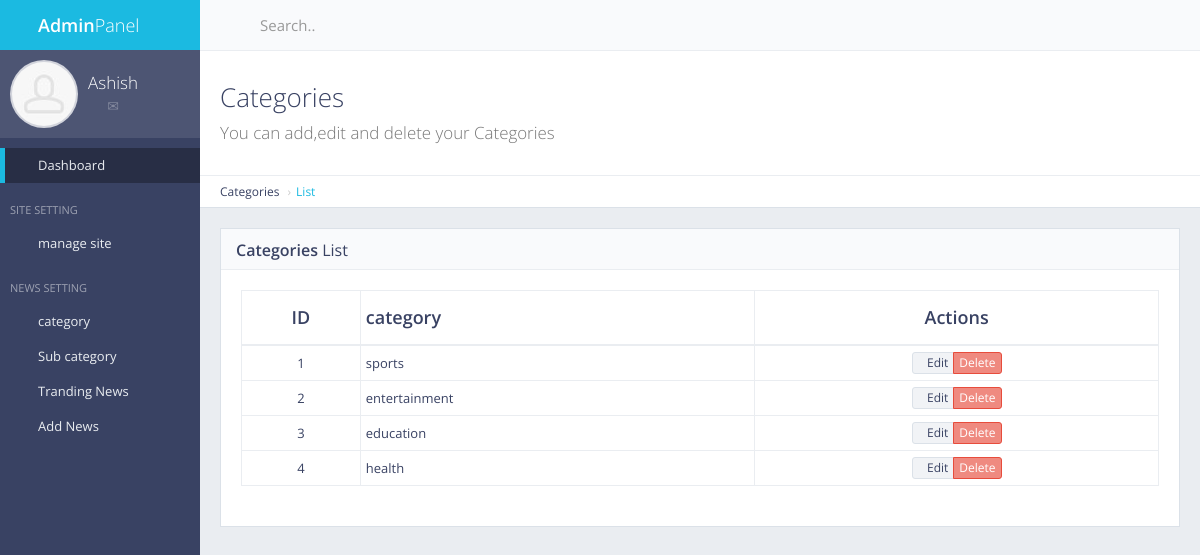
Screenshot of /panel/news/managecat (signed in) with the database file from the repository.
### category/models.py (models this page shows, shortened)
class category(models.Model):
    cat=models.CharField(max_length=20)
    catid=models.IntegerField(primary_key=True)

### category/views.py (the view)
# urls.py: path('panel/news/managecat',views.manage_cat,name="managecat"),
def manage_cat(request):
    cat=category.objects.all()
    return render(request,"back/managecat.html",{'cat':cat})

### main/templates/back/managecat.html (shortened to what this page needs)
{% extends "back/master.html"%}
{% load static %}
{% block mainblock %}
  <div class="content-header">
    <div class="header-section">
        <h1>
            <i class="fa fa-table"></i>Categories<br><small>You can add,edit and delete your Categories</small>
        </h1>
    </div>
</div>
<ul class="breadcrumb breadcrumb-top">
    <li>Categories</li>
    <li><a href="/panel/news/managecat">List</a></li>
</ul>
<div class="block full">
    <div class="block-title">
        <h2><strong>Categories</strong> List</h2>
    </div>
    <div class="table-responsive">
        <table id="example-datatable" class="table table-vcenter table-condensed table-bordered">
            <thead>
                <tr>
                    <th class="text-center">ID</th>
                    <th>category</th>
                    <th class="text-center">Actions</th>
                </tr>
            </thead>
            <tbody>
                {% for i in cat %}
                <tr>
                    <td class="text-center">{{i.pk}}</td>
                    <td>{{i.cat}}</td>
                    <td class="text-center">
                        <div class="btn-group" >
                            <a href="javascript:void(0)" data-toggle="tooltip" title="Edit" class="btn btn-xs btn-default"><i class="fa fa-pencil"></i>Edit</a>
                            <a href="{% url 'news_delete' pk=i.pk %} "  data-toggle="tooltip" title="Delete" class="btn btn-xs btn-danger" i class="fa fa-times"></i>Delete</a>
                        </div>
                    </td>
                </tr>
            {% endfor %}
            </tbody>
        </table>
    </div>
</div>
{% endblock %}

### main/static/back/css/main.css (style rules this page uses)
body { font-family: "Open Sans", "Helvetica Neue", Helvetica, Arial, sans-serif; color: #394263; font-size: 13px; background-color: #222222; }
.content-header { background-color: #ffffff; border-top: 1px solid #eaedf1; border-bottom: 1px solid #dbe1e8; }
.content-header h1, .content-header h2 { margin: 0; font-size: 26px; line-height: 32px; }
.header-section h1 i { font-size: 56px; float: right; margin: 2px 0 0 10px; color: #eaedf1; margin: 0 0 0 10px; line-height: 64px; }
.header-section { padding: 30px 10px; }
.content-header, .content-top { margin: -10px -5px 10px; }
.block { margin: 0 0 10px; padding: 20px 15px 1px; background-color: #ffffff; border: 1px solid #dbe1e8; }
.block.full { padding: 20px 15px; }
.block-title { margin: -20px -15px 20px; background-color: #f9fafc; border-bottom: 1px solid #eaedf1; }
.block-title h1, .block-title h2, .block-title h3, .block-title h4, .block-title h5, .block-title h6 { display: inline-block; font-size: 16px; line-height: 1.4; margin: 0; padding: 10px 16px 7px; font-weight: normal; }
.block-title h1, .block-title h2, .block-title h3 { padding-left: 15px; padding-right: 15px; }
h1, h2, h3, h4, h5, h6, .h1, .h2, .h3, .h4, .h5, .h6 { font-family: "Open Sans", "Helvetica Neue", Helvetica, Arial, sans-serif; font-weight: 300; }
h1 small, h2 small, h3 small, h4 small, h5 small, h6 small, .h1 small, .h2 small, .h3 small, .h4 small, .h5 small, .h6 small, h1 .small, h2 .small, h3 .small, h4 .small, h5 .small, h6 .small, .h1 .small, .h2 .small, .h3 .small, .h4 .small, .h5 .small, .h6 .small { font-weight: 300; color: #777777; }
h1, h2, h3 { margin-bottom: 15px; }
.text-primary, .text-primary:hover, a, a:hover, a:focus, a.text-primary, a.text-primary:hover, a.text-primary:focus { color: #1bbae1; }
b, strong { font-weight: 600; }
ul, ol { padding-left: 30px; }
.table.table-vcenter th, .table.table-vcenter td { vertical-align: middle; }
.table thead > tr > th { font-size: 18px; font-weight: 600; }
.table thead > tr > th, .table thead > tr > td, .table tfoot > tr > th, .table tfoot > tr > td { padding-top: 14px; padding-bottom: 14px; }
.table thead > tr > th, .table tbody > tr > th, .table tfoot > tr > th, .table thead > tr > td, .table tbody > tr > td, .table tfoot > tr > td, .table tbody + tbody, .table-bordered, .table-bordered > thead > tr > th, .table-bordered > tbody > tr > th, .table-bordered > tfoot > tr > th, .table-bordered > thead > tr > td, .table-bordered > tbody > tr > td, .table-bordered > tfoot > tr > td { border-color: #eaedf1; }
.breadcrumb { background-color: #ffffff; }
.breadcrumb-top { margin: -10px -5px 10px; padding: 7px 10px; border-top: 1px solid #eaedf1; border-bottom: 1px solid #dbe1e8; font-size: 12px; }
.content-header + .breadcrumb-top, .breadcrumb-top + .content-header { margin-top: -11px; }
.breadcrumb > li + li:before { content: "\203a"; }
.btn { margin: 1px 0; background-color: #ffffff; }
.btn-default { background-color: #f1f3f6; border-color: #dbe1e8; color: #394263; }
.btn-danger { background-color: #ef8a80; border-color: #e74c3c; color: #ffffff; }
p, .table, .alert, .carousel { margin-bottom: 20px; }
.navbar-form-custom .form-control, .navbar, .dropdown-menu, .tooltip-inner, .breadcrumb, .alert.alert-alt { border-radius: 0; }
@media screen and (min-width: 768px) { .header-section, .breadcrumb-top, .block, .block.full, .modal-body, #page-content + footer { padding-left: 20px; padding-right: 20px; } }
@media screen and (min-width: 768px) { .content-header, .content-top, .breadcrumb-top { margin: -20px -20px 20px; } }
@media screen and (min-width: 768px) { .content-header + .breadcrumb-top, .breadcrumb-top + .content-header { margin-top: -21px; } }
@media screen and (min-width: 768px) { .block, .widget { margin-bottom: 20px; } }
@media screen and (min-width: 768px) { .block-title, .block-top { margin-left: -20px; margin-right: -20px; } }

### rows the page displays
category: pk "1", cat "sports"
category: pk "2", cat "entertainment"
category: pk "3", cat "education"
category: pk "4", cat "health"
